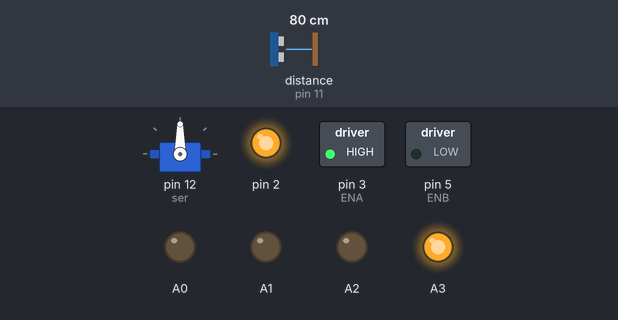
Bench run of a sketch on a simulated Arduino Uno, built with avr-gcc and run on an emulated ATmega328P. Shown: servo, switched loads named in the sketch (green lamp = pin HIGH), output pins drawn as LEDs (lit = HIGH). Wiring (inferred from the names in the program): ultrasonic range finder: trigger pin 10; echo pin 11. Inputs (shaded band) come from the test bench; at power-on: distance to the obstacle (sensor on pin 11) 80 cm. The echo pulse lasts 58.3 µs per cm; pins used as bus, display or sensor lines are not drawn.

Above: at 3.8 s.
3.9 s: distance to the obstacle (sensor on pin 11) set to 23 cm
7.3 s: distance to the obstacle (sensor on pin 11) set to 18 cm
At 9.2 s:
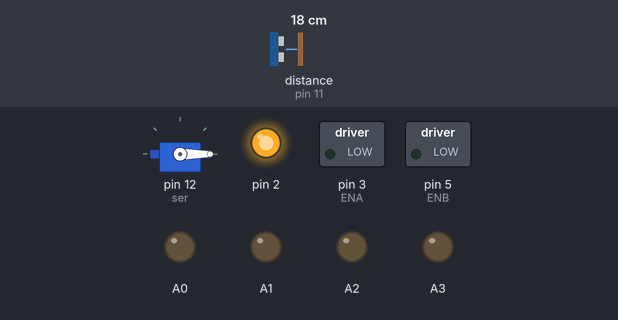
14.3 s: distance to the obstacle (sensor on pin 11) set to 35 cm
At 15.6 s:
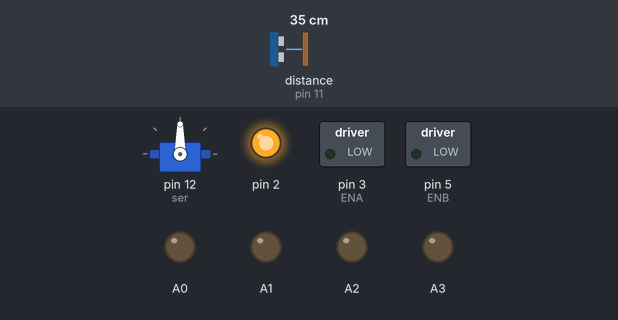
19.0 s: distance to the obstacle (sensor on pin 11) set to 2 cm
At 21.7 s:
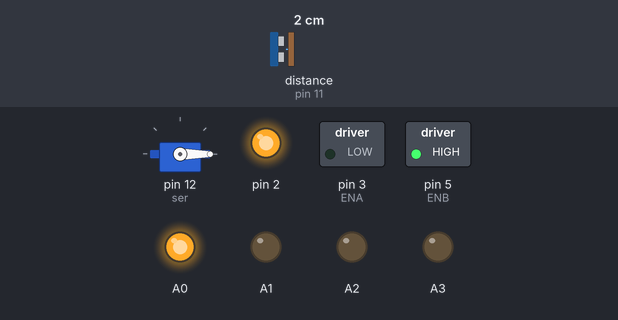
29.4 s: distance to the obstacle (sensor on pin 11) set to 4 cm
At 33.1 s:
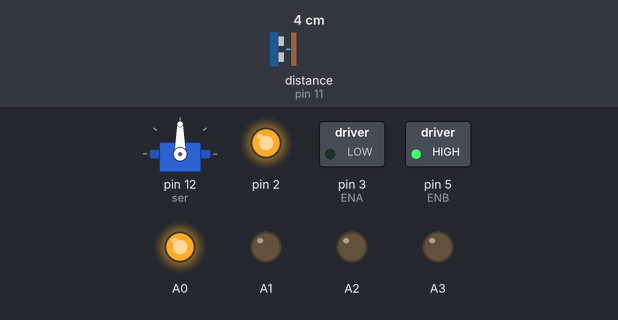
Timing chart, 0 to 37.4 s (numbered marks = the images above; inputs shaded):
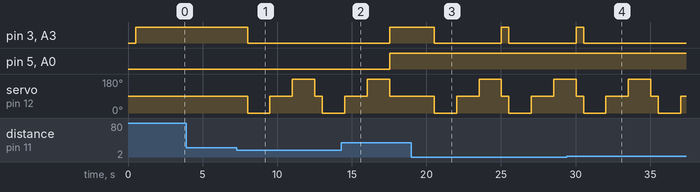

Measured:
- the behaviour switches between 21 and 20 cm on distance to the obstacle (sensor on pin 11) (found by bisection; images 0 and 1)
- after the input at 3.9 s, every drawn part: stays the same
- after the input at 7.3 s, pin 3 (ENA), A3: HIGH → LOW after 0.71 s; servo on pin 12 (ser): 90° → 0° after 0.71 s, → 90° 1.5 s later, → 180° 1.5 s later, → 90° 1.5 s later, … (5 changes in this stretch)
- after the input at 14.3 s, pin 3 (ENA), pin 5 (ENB), A0, A3: LOW → HIGH after 3.2 s; servo on pin 12 (ser): goes on until 17.5 s, then stays 90°
- after the input at 19.0 s, pin 3 (ENA), A3: HIGH → LOW after 1.5 s, → HIGH 4.5 s later, → LOW 0.50 s later; servo on pin 12 (ser): 90° → 0° after 1.5 s, → 90° 1.5 s later, → 180° 1.5 s later, → 90° 1.5 s later, … (7 changes in this stretch)
- after the input at 29.4 s, pin 3 (ENA), A3: goes on until 30.5 s, then stays LOW

The sketch:

obstacle.ino
```cpp
//FB motor - A2, A3
//LR motor - A0, A1
//servo (0, 90, 180) = (right, front, left)

#define ENA 3
#define ENB 5
#define trig 10
#define echo 11
#define ser 12

#include<Servo.h>
Servo servo;
int angle = 90;
long duration;
int distance;
int x, y, z;
int d;
int dir;

void setup() {
  pinMode(2, OUTPUT);
  pinMode(ENA, OUTPUT);
  pinMode(ENB, OUTPUT);
  pinMode(A0, OUTPUT);
  pinMode(A1, OUTPUT);
  pinMode(A2, OUTPUT);
  pinMode(A3, OUTPUT);
  pinMode(trig, OUTPUT);
  pinMode(echo, INPUT);
  servo.attach(ser);
  servo.write(angle);
  digitalWrite(ENB, LOW);
  digitalWrite(2, HIGH);
}

int ping() {
  digitalWrite(10, LOW); delayMicroseconds(2); digitalWrite(10, HIGH); delayMicroseconds(10); digitalWrite(10, LOW);
  duration = pulseIn(11, HIGH); distance = duration * 0.034 / 2;
  return distance;
}

void backward() {digitalWrite(ENA, HIGH); digitalWrite(A2, HIGH); digitalWrite(A3, LOW);}
void forward() {digitalWrite(ENA, HIGH); digitalWrite(A2, LOW); digitalWrite(A3, HIGH);}
void left() {digitalWrite(ENB, HIGH); digitalWrite(A0, HIGH); digitalWrite(A1, LOW);}
void right() {digitalWrite(ENB, HIGH); digitalWrite(A0, LOW); digitalWrite(A1, HIGH);}
void br() {digitalWrite(ENA, LOW); digitalWrite(A2, LOW); digitalWrite(A3, LOW);}

int sweep() {
  servo.write(0); x=ping();
  delay(1500);
  servo.write(90); y=ping();
  delay(1500);
  servo.write(180); z=ping();
  delay(1500);
  servo.write(90);
  if (x<z){return 1;}else if (z<x){return 2;}
}

void loop() {
  delay(500);
  d = ping();
  if(d>20) {
    forward();
    delay(2000);
  } else if(d<20) {
    br();
    dir = sweep();
    if (dir==1) {
      left();
      forward();
    }else if(dir == 2) {
      right();
      forward();
    }
  }
}
```
